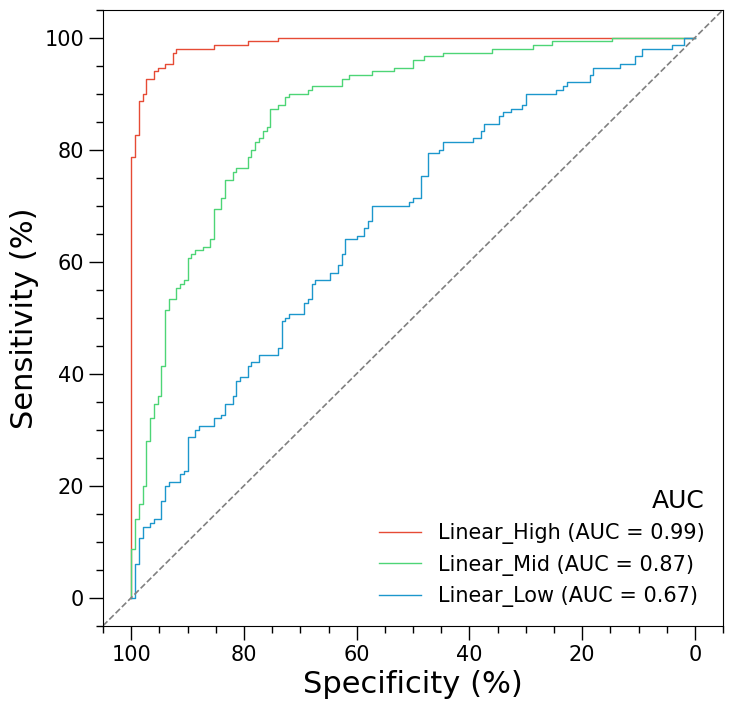

Source code (Python):
from sklearn.metrics import roc_auc_score, precision_recall_curve
from sklearn import metrics
from math import sqrt
import pandas as pd
import numpy as np
import matplotlib as mpl
import matplotlib.pyplot as plt
import seaborn as sns
import os,time,sys
from scipy import stats

#import logomaker

from matplotlib.ticker import (MultipleLocator, AutoMinorLocator)

def roc_auc_ci(y_true, y_score):
	AUC = roc_auc_score(y_true, y_score)
	N1 = y_true.count(1)
	N2 = y_true.count(0)
	Q1 = AUC / (2 - AUC)
	Q2 = 2*AUC**2 / (1 + AUC)
	SE_AUC = sqrt((AUC*(1 - AUC) + (N1 - 1)*(Q1 - AUC**2) + (N2 - 1)*(Q2 - AUC**2)) / (N1*N2))
	lower = AUC - 1.96*SE_AUC
	upper = AUC + 1.96*SE_AUC
	if lower < 0:
		lower = 0
	if upper > 1:
		upper = 1
	return (lower, upper),SE_AUC
def call_ROC_value(idata,col,pos): #pos ~ positive label #"factor" ~ label column name
	scores=idata[col] # for ROC curve
	y_true=idata['factor'].tolist()
	fpr,tpr,thresholds=metrics.roc_curve(idata['factor'],scores,pos_label=pos)
	optimal_idx = np.argmax(tpr - fpr)
	optimal_threshold = thresholds[optimal_idx]
	auc=metrics.auc(fpr,tpr)
	ci=roc_auc_ci(y_true, scores)
	return fpr,tpr,auc,ci,thresholds,optimal_threshold
def plot_ROC_spine(fig,ax):
	ax.set_ylabel('Sensitivity (%)',fontsize=22);ax.set_xlabel('Specificity (%)',fontsize=22)
	ax.yaxis.set_tick_params(labelsize=15);ax.xaxis.set_tick_params(labelsize=15)
	ax.tick_params(direction='out', length=8, width=1, colors='k',grid_color='none', grid_alpha=0.5)
	ax.set_xlim([-0.05, 1.05]);ax.set_xticks(np.arange(0,1.1,step=.2));ax.set_xticklabels([f'{(1-x)*100:.0f}' for x in np.arange(0,1.1,step=.2)])
	ax.set_ylim([-0.05, 1.05]);ax.set_yticks(np.arange(0,1.1,step=.2));ax.set_yticklabels([f'{x*100:.0f}' for x in np.arange(0,1.1,step=.2)])
	ax.plot([-0.05, 1.05], [-0.05, 1.05], color='grey', lw=1.2, linestyle='--')
	return fig,ax

np.random.seed(2025)
n = 300

datasets = {
    "Linear_High": pd.DataFrame({
        "Dataset": "Linear_High",
        "true": np.repeat([0, 1], n//2),
        "score": np.concatenate([np.random.normal(0, 1, n//2),
                                 np.random.normal(3, 1, n//2)])
    }),
    "Linear_Mid": pd.DataFrame({
        "Dataset": "Linear_Mid",
        "true": np.repeat([0, 1], n//2),
        "score": np.concatenate([np.random.normal(0, 1, n//2),
                                 np.random.normal(1.5, 1, n//2)])
    }),
    "Linear_Low": pd.DataFrame({
        "Dataset": "Linear_Low",
        "true": np.repeat([0, 1], n//2),
        "score": np.concatenate([np.random.normal(0, 1, n//2),
                                 np.random.normal(0.5, 1, n//2)])
    })
}

demo = pd.concat(datasets.values())

custom_colors = {
    "Linear_High": "#E64B35",
    "Linear_Mid": "#4DD576",
    "Linear_Low": "#1C97CC"
}

def savefig(fig,ax,out):
	plt.savefig(out,bbox_inches = 'tight')
	plt.clf()
	plt.close(fig)

fig,ax=plt.subplots(figsize=(8,8))
#for tag,label,coo in zip(Tag,Label,Cmp):
#	idata=pd.read_csv(f'data/fig2a/{tag}.predicted.data.ROC.PR.tsv',sep='\t')
#	fpr,tpr,auc,ci,_,_=call_ROC_value(idata,col,pos)
#	ax.plot(fpr,tpr,color=coo,lw=2.5,linestyle='-',label=f'{label}: {auc:.2f}')
from sklearn.metrics import roc_curve, roc_auc_score
auc_dict = {}
infer_df=demo
truth_col="true"
score_col="score"
line_width=1
alpha=1
colors=custom_colors
for ds in datasets:
    df_sub = infer_df[infer_df["Dataset"] == ds]
    y_true, y_score = df_sub[truth_col], df_sub[score_col]
    fpr, tpr, _ = roc_curve(y_true, y_score)
    auc_val = roc_auc_score(y_true, y_score)
    auc_dict[ds] = auc_val

    # Select color from dict or default
    color = colors.get(ds, None) if isinstance(colors, dict) else None

    ax.plot(
        fpr, tpr,
        lw=line_width,
        alpha=alpha,
        label=f"{ds} (AUC = {auc_val:.2f})",
        color=color
    )
legend=ax.legend(frameon=False,fontsize=15,title='AUC',title_fontsize=18)
legend._legend_box.align = "right"
ax.yaxis.set_minor_locator(AutoMinorLocator())
ax.xaxis.set_minor_locator(AutoMinorLocator())
plot_ROC_spine(fig,ax)
ax.tick_params(direction='out', length=10, width=1, colors='k',grid_color='grey', grid_alpha=1)
ax.tick_params(which='minor', length=5, width=1, color='k')
out=f'test.png'
plt.show()
#savefig(fig,ax,out)